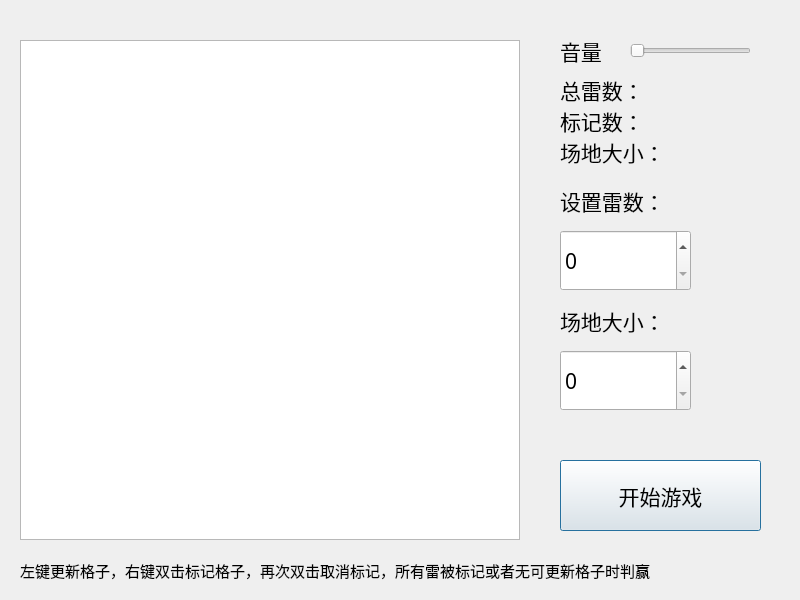
<?xml version="1.0" encoding="UTF-8"?>
<ui version="4.0">
 <class>Dialog</class>
 <widget class="QDialog" name="Dialog">
  <property name="geometry">
   <rect>
    <x>0</x>
    <y>0</y>
    <width>800</width>
    <height>600</height>
   </rect>
  </property>
  <property name="windowTitle">
   <string>Dialog</string>
  </property>
  <widget class="QPushButton" name="pushButton">
   <property name="geometry">
    <rect>
     <x>560</x>
     <y>460</y>
     <width>201</width>
     <height>71</height>
    </rect>
   </property>
   <property name="font">
    <font>
     <family>华文行楷</family>
     <pointsize>16</pointsize>
    </font>
   </property>
   <property name="text">
    <string>开始游戏</string>
   </property>
  </widget>
  <widget class="QTableWidget" name="tableWidget">
   <property name="geometry">
    <rect>
     <x>20</x>
     <y>40</y>
     <width>500</width>
     <height>500</height>
    </rect>
   </property>
  </widget>
  <widget class="QLabel" name="label">
   <property name="geometry">
    <rect>
     <x>560</x>
     <y>70</y>
     <width>201</width>
     <height>101</height>
    </rect>
   </property>
   <property name="font">
    <font>
     <family>华文行楷</family>
     <pointsize>16</pointsize>
    </font>
   </property>
   <property name="text">
    <string>总雷数：
标记数：
场地大小：</string>
   </property>
  </widget>
  <widget class="QLabel" name="label_2">
   <property name="geometry">
    <rect>
     <x>560</x>
     <y>180</y>
     <width>201</width>
     <height>41</height>
    </rect>
   </property>
   <property name="font">
    <font>
     <family>华文行楷</family>
     <pointsize>16</pointsize>
    </font>
   </property>
   <property name="text">
    <string>设置雷数：</string>
   </property>
  </widget>
  <widget class="QSpinBox" name="spinBox">
   <property name="geometry">
    <rect>
     <x>560</x>
     <y>230</y>
     <width>131</width>
     <height>61</height>
    </rect>
   </property>
   <property name="font">
    <font>
     <family>AcadEref</family>
     <pointsize>16</pointsize>
    </font>
   </property>
  </widget>
  <widget class="QLabel" name="label_3">
   <property name="geometry">
    <rect>
     <x>560</x>
     <y>300</y>
     <width>201</width>
     <height>41</height>
    </rect>
   </property>
   <property name="font">
    <font>
     <family>华文行楷</family>
     <pointsize>16</pointsize>
    </font>
   </property>
   <property name="text">
    <string>场地大小：</string>
   </property>
  </widget>
  <widget class="QLabel" name="label_4">
   <property name="geometry">
    <rect>
     <x>660</x>
     <y>70</y>
     <width>71</width>
     <height>41</height>
    </rect>
   </property>
   <property name="font">
    <font>
     <family>华文行楷</family>
     <pointsize>16</pointsize>
    </font>
   </property>
   <property name="text">
    <string/>
   </property>
  </widget>
  <widget class="QLabel" name="label_5">
   <property name="geometry">
    <rect>
     <x>660</x>
     <y>100</y>
     <width>71</width>
     <height>41</height>
    </rect>
   </property>
   <property name="font">
    <font>
     <family>华文行楷</family>
     <pointsize>16</pointsize>
    </font>
   </property>
   <property name="text">
    <string/>
   </property>
  </widget>
  <widget class="QLabel" name="label_6">
   <property name="geometry">
    <rect>
     <x>680</x>
     <y>130</y>
     <width>101</width>
     <height>41</height>
    </rect>
   </property>
   <property name="font">
    <font>
     <family>华文行楷</family>
     <pointsize>16</pointsize>
    </font>
   </property>
   <property name="text">
    <string/>
   </property>
  </widget>
  <widget class="QLabel" name="label_7">
   <property name="geometry">
    <rect>
     <x>20</x>
     <y>550</y>
     <width>771</width>
     <height>41</height>
    </rect>
   </property>
   <property name="font">
    <font>
     <family>华文行楷</family>
     <pointsize>11</pointsize>
    </font>
   </property>
   <property name="text">
    <string>左键更新格子，右键双击标记格子，再次双击取消标记，所有雷被标记或者无可更新格子时判赢</string>
   </property>
  </widget>
  <widget class="QSpinBox" name="spinBox_2">
   <property name="geometry">
    <rect>
     <x>560</x>
     <y>350</y>
     <width>131</width>
     <height>61</height>
    </rect>
   </property>
   <property name="font">
    <font>
     <family>AcadEref</family>
     <pointsize>16</pointsize>
    </font>
   </property>
  </widget>
  <widget class="QSlider" name="horizontalSlider">
   <property name="geometry">
    <rect>
     <x>630</x>
     <y>40</y>
     <width>121</width>
     <height>22</height>
    </rect>
   </property>
   <property name="orientation">
    <enum>Qt::Horizontal</enum>
   </property>
  </widget>
  <widget class="QLabel" name="label_8">
   <property name="geometry">
    <rect>
     <x>560</x>
     <y>30</y>
     <width>61</width>
     <height>41</height>
    </rect>
   </property>
   <property name="font">
    <font>
     <family>华文行楷</family>
     <pointsize>16</pointsize>
    </font>
   </property>
   <property name="text">
    <string>音量</string>
   </property>
  </widget>
 </widget>
 <resources/>
 <connections/>
</ui>
